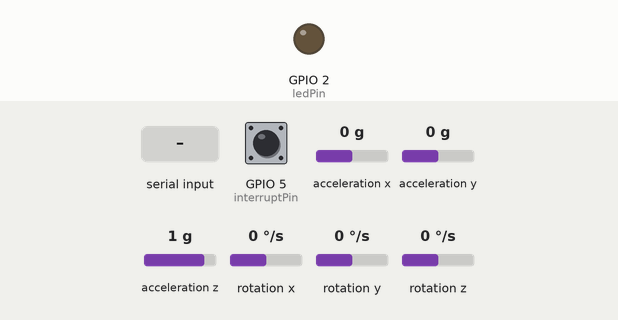
A sketch run on a simulated ESP32. Parts: output pins drawn as LEDs (lit = HIGH). The inputs (shaded band) are chosen by the test bench; at power-on: GPIO 5 (interruptPin) HIGH, acceleration x 0 g, acceleration y 0 g, acceleration z 1 g, rotation x 0 °/s, rotation y 0 °/s, rotation z 0 °/s. Nothing arrives over Bluetooth unless stated.

Above: at 1.7 s.
1.8 s: GPIO 5 (interruptPin) pulled LOW for 0.15 s
At 3.3 s:
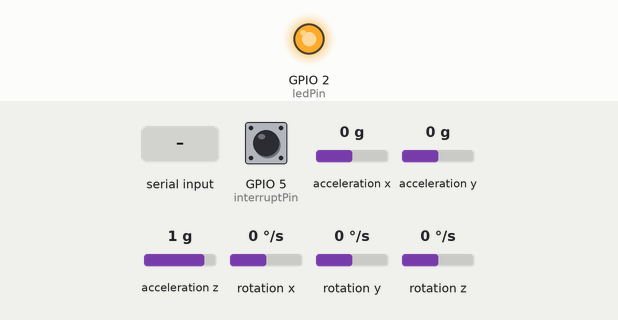
4.9 s: "1" received over the second serial link
At 5.6 s:
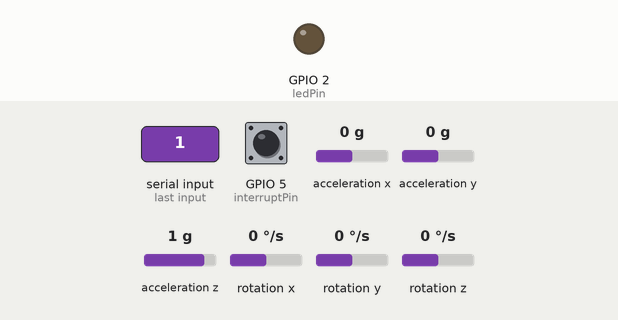
6.5 s: GPIO 5 (interruptPin) pulled LOW for 1 s
At 8.1 s:
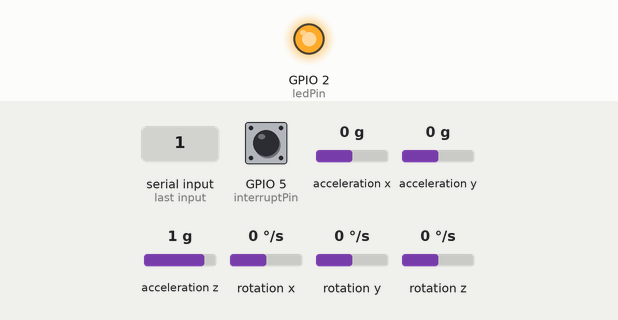
Timing chart, 0 to 14.0 s (numbered marks = the images above; inputs shaded):
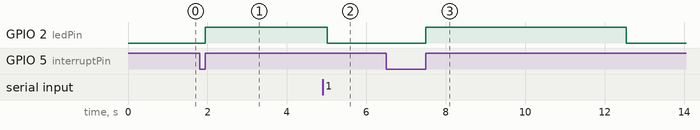

The sketch:

MPU_Bluetooth_data_transfer.ino
```cpp
#include "I2Cdev.h"
#include <MPU6050.h>
#include <BluetoothSerial.h>

#if I2CDEV_IMPLEMENTATION == I2CDEV_ARDUINO_WIRE
    #include "Wire.h"
#endif

// Uncomment to enable debuginfo on serial output.
//#define ENABLE_SERIAL_DEBUG_OUTPUT
MPU6050 mpu;
BluetoothSerial esp_bt; //Object for Bluetooth

uint8_t ff_dur=20;
uint8_t ff_thr=35;
int16_t ax, ay, az;

int dataInn1=0;
int dataInn2=0;
volatile bool outputState=false;
volatile int timeOfAcivation=0;
int timeToSend=5000; // 5 sec.
int samplesNr=100;
int axAv = 0;
int ayAv = 0;
int azAv = 0;
String outputString =String("");
/* LED pin */
byte ledPin = 2;
/* pin that is attached to interrupt */
byte interruptPin = 5;

void setup() {
  Wire.begin(21,22,400000);
  #ifdef ENABLE_SERIAL_DEBUG_OUTPUT
  Serial.begin(115200); //Start Serial monitor in 115200
  Serial.println("Initializing Accelerometer (mpu6050)...");
  Serial.println("Testing device connections...");
  #endif
  /** Power on and prepare for general usage.
  * This will activate the device and take it out of sleep mode (which must be done
  * after start-up). This function also sets both the accelerometer and the gyroscope
  * to their most sensitive settings, namely +/- 2g and +/- 250 degrees/sec, and sets
  * the clock source to use the X Gyro for reference, which is slightly better than
  * the default internal clock source.
  */
  mpu.initialize();
  // verify connection
  do
  {
    delay(500);
    #ifdef ENABLE_SERIAL_DEBUG_OUTPUT
    Serial.println(mpu.testConnection() ? "MPU6050 connection successful" : "MPU6050 connection failed");
    #endif
  }while(!mpu.testConnection());

  esp_bt.begin("The_Eir"); //Name of your Bluetooth Signal


  mpu.setIntFreefallEnabled(true);
  mpu.setFreefallDetectionDuration(ff_dur); // set interupt duration to 2ms.
  mpu.setFreefallDetectionThreshold(ff_thr); // set interupt theshold to 25mg.

  pinMode(ledPin, OUTPUT);
  // set the input of the mpu interrupt as an interruput for the "arduino".
  pinMode(interruptPin, INPUT_PULLUP);
  /* attach interrupt to the pin
  function blink will be invoked when interrupt occurs
  interrupt occurs whenever the pin change value */
  attachInterrupt(digitalPinToInterrupt(interruptPin), activate, RISING);
}

void loop()
{
  if (esp_bt.available()) //Check if we receive anything from Bluetooth
  {
    dataInn1 = esp_bt.read(); //Read what we recevive
    dataInn2 = esp_bt.read(); //remove last character.

    #ifdef ENABLE_SERIAL_DEBUG_OUTPUT
    Serial.print("Received:");
    Serial.print(dataInn1);
    Serial.print(",");
    Serial.println(dataInn2);
    #endif

    if(dataInn1 == 1)
    {
      // 1 (or more) is recived
      activate();
    }
    else if(dataInn1 == 2)
    {
      timeToSend=dataInn2*1000; // change time to send. in secs.
    }
    else if(dataInn1 == 3)
    {
      samplesNr=dataInn2*10; //number of samples in multiples of 10.
    }
    else
    {
      // 0 is recived
      deactivate();
    }
  }

  #ifdef ENABLE_SERIAL_DEBUG_OUTPUT
  if(outputState)
  {
  Serial.print("#");
  Serial.print(dataInn1);
  Serial.print(',');
  Serial.println(outputState);
  Serial.print("#");
  Serial.print(ax);
  Serial.print(',');
  Serial.print(ay);
  Serial.print(',');
  Serial.println(az);
  }
  #endif

  if(outputState)
  {
    digitalWrite(ledPin, HIGH);
    for(int i=0; i<samplesNr;i++)
    {
     mpu.getAcceleration(&ax, &ay, &az);
     axAv+=ax;
     ayAv+=ay;
     azAv+=az;
    }
    outputString = String(String(axAv/samplesNr) + String(',') +
    String(ayAv/samplesNr) + String(',') + String(azAv/samplesNr));
    esp_bt.println(outputString);
    //outputState=false;
    axAv = 0;
    ayAv = 0;
    azAv = 0;
    if(millis() - timeOfAcivation > timeToSend)
    {
      deactivate();
    }
  }
}

void activate()
{
  outputState=true;
  timeOfAcivation=millis();
}

void deactivate()
{
  outputState=false;
  digitalWrite(ledPin, LOW);
}
```

Measured:
- after the input at 1.8 s, GPIO 2 (ledPin): LOW → HIGH after 0.15 s
- after the input at 4.9 s, GPIO 2 (ledPin): HIGH → LOW after 0.11 s
- after the input at 6.5 s, GPIO 2 (ledPin): LOW → HIGH after 1.0 s, → LOW 5.0 s later
